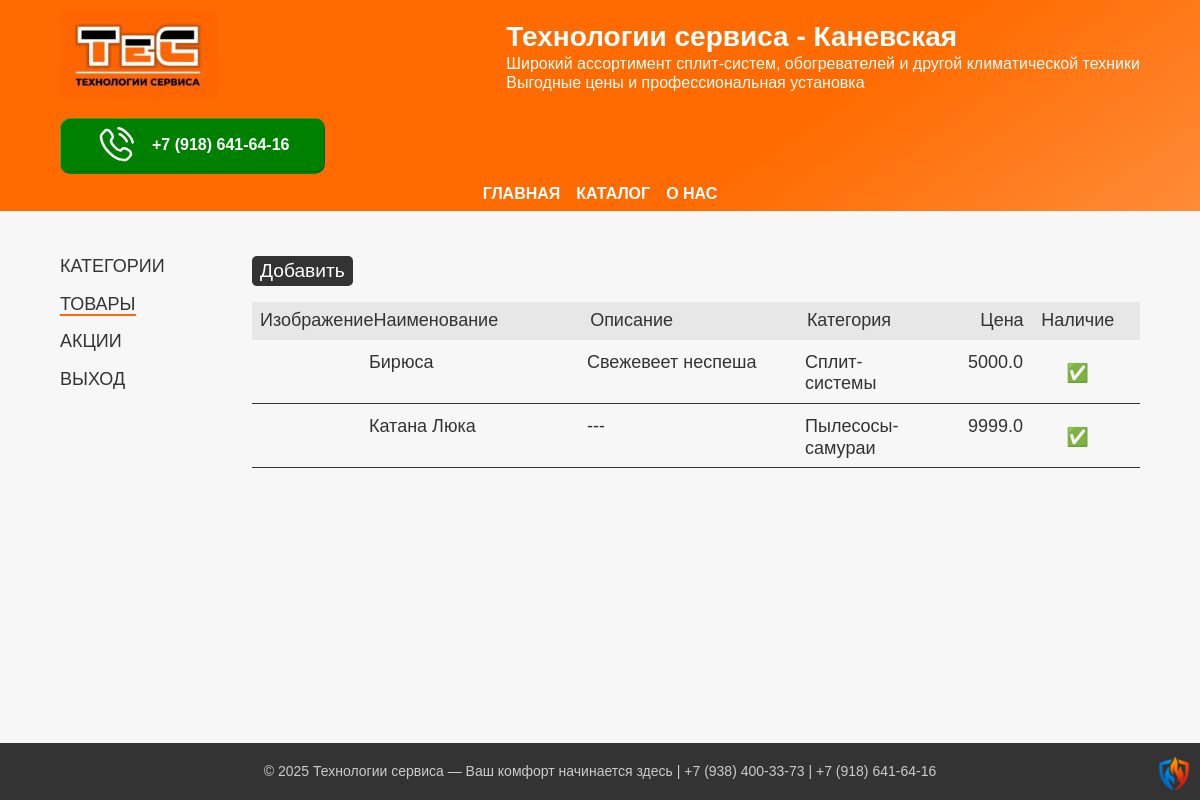
Screenshot of /dash/products (signed in) with the database file from the repository.
### app/models.py (models this page shows, shortened)
class Product(db.Model):
    __tablename__ = 'products'
    id = db.Column(db.Integer, primary_key=True)
    name = db.Column(db.String(64), nullable=False, unique=True)
    description = db.Column(db.Text, nullable=True)
    image_path = db.Column(db.String(255), nullable=True)
    price = db.Column(db.Float, nullable=True)
    visible = db.Column(db.Boolean, default=True)
    category_id = db.Column(db.Integer, db.ForeignKey('categories.id'), nullable=False)
    promo_id = db.Column(db.Integer, db.ForeignKey('promotions.id'), nullable=True)
    custom_fields_data = db.Column(db.JSON, nullable=True)

### app/urls.py (the view, shortened to what this page needs)
@app.route("/dash/products", methods=["GET", "POST"])
def products():
    if not current_user.is_authenticated:
        return redirect(url_for('index'), 301)
    produtcs_all = Product.query.order_by(Product.name).all()
    for product in produtcs_all:
        if current_cat := Category.query.filter_by(id=product.category_id).first():
            product.category = current_cat.name
        else:
            product.category = '---'
        if current_promo := Promotion.query.filter_by(id=product.promo_id).first():
            product.promo = current_promo.name
        else:
            product.promo = '---'
    form = ProductForm()
    form.category_id.choices = [(c.id, c.name) for c in Category.query.all()]
    form.promo_id.choices = [(0, 'Нет')] + [(p.id, p.name) for p in Promotion.query.all()]
    return render_template('./admin/products.html',
                           title="Товары и услуги",
                           products=produtcs_all,
                           form=form)

### app/models.py (called while the page is built)
@login.user_loader
def load_user(user_id):
    return User.query.get(int(user_id))

### app/templates/admin/products.html (shortened to what this page needs)
{% extends "./admin/private.html" %}
{% block article %}
    <div class="cat-menu">
        <button class="cat-btn grey-btn" type="button" onclick="overlayMenu.showModal()">Добавить</button>
    </div>
    <div class="table">
        <header class="table-header products-header">
            <div class="product-img">Изображение</div>
            <div class="product-name">Наименование</div>
            <div class="product-description">Описание</div>
            <div class="product-category">Категория</div>
            <div class="product-price">Цена</div>
            <div class="cat-status">Наличие</div>
        </header>
    {% for product in products %}
        <a class="table-row products-row" href="{{ url_for('product', name=product.name) }}">
            <div class="product-img">
            </div>
            <div class="product-name">{{ product.name }}</div>
            <div class="product-description">{{ product.description[:64] if product.description else '---' }}</div>
            <div class="product-category">{{ product.category }}</div>
            <div class="product-price">{{ product.price }}</div>
            <div class="cat-status">{{ "✅" if product.visible else "❌" }}</div>
        </a>
    {% endfor %}
    </div>
{% endblock %}

### app/static/css/style.css (style rules this page uses)
:root { --wrapper-max: 75rem; --wrapper-big: 64rem; --wrapper-middle: 50rem; --wrapper-small: 25rem; --color-green-hover: rgb(58, 206, 0); --color-red-hover: rgb(255, 125, 0); --color-heads-color: #ff6b00; --color-background: #f7f7f7; --color-shadow: #000000A0; --base-transition: 0.2s ease-in-out; }
body { font-family: Geneva, Arial, Helvetica, sans-serif; background-color: var(--color-background); color: #333; display: flex; flex-direction: column; min-height: 100vh; justify-content: space-between; align-content: space-between; container-type: inline-size; container-name: body-size; }
h1, h2, h3, a { color: #ff6b00; display: block; }
a { display: inline; text-decoration: none; border-bottom: 2px solid rgba(255,255,255,0); }
.table { display: flex; flex-direction: column; gap: 0.25rem; }
.table-header, .table-row { display: grid; padding: 0.5rem; }
.products-header, .products-row { grid-template-columns: 1fr 2fr 2fr 1fr 1fr 1fr; }
.product-price { display: flex; justify-content: flex-end; }
.table-header { background-color: #0001; }
.table-row { text-decoration: none; color: #333; border-bottom: 1px solid #333; }
.cat-status { display: flex; justify-content: center; align-items: center; }
.grey-btn { color: white; background-color: #333; }
.cat-menu { display: flex; gap: 1rem; flex-wrap: wrap; }
.cat-btn { text-decoration: none; padding: 0.25rem 0.5rem; border-radius: 0.25em; font-size: 1.2rem; border: None; display: flex; align-items: center; }

### rows the page displays
Product: name "Бирюса", description "Свежевеет неспеша", category "Сплит-системы", price "5000.0", visible "✅"
Product: name "Катана Люка", description "---", category "Пылесосы-самураи", price "9999.0", visible "✅"
